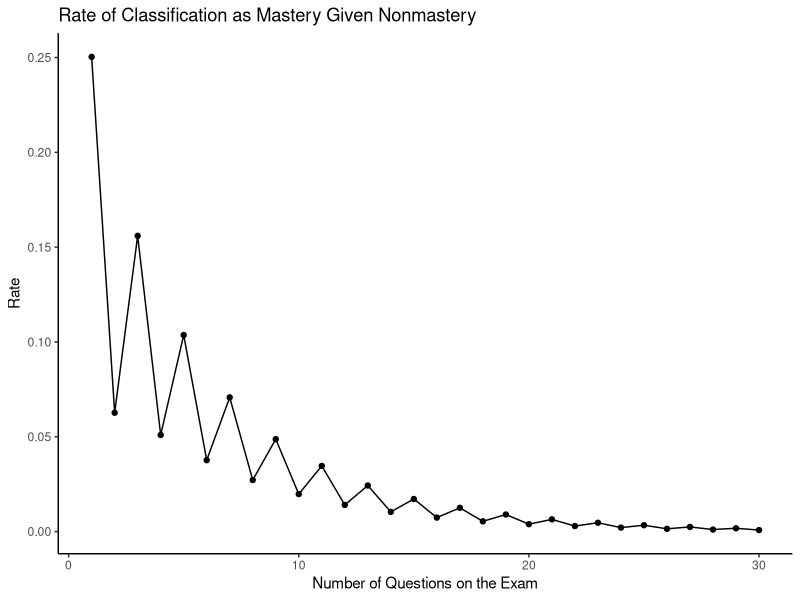
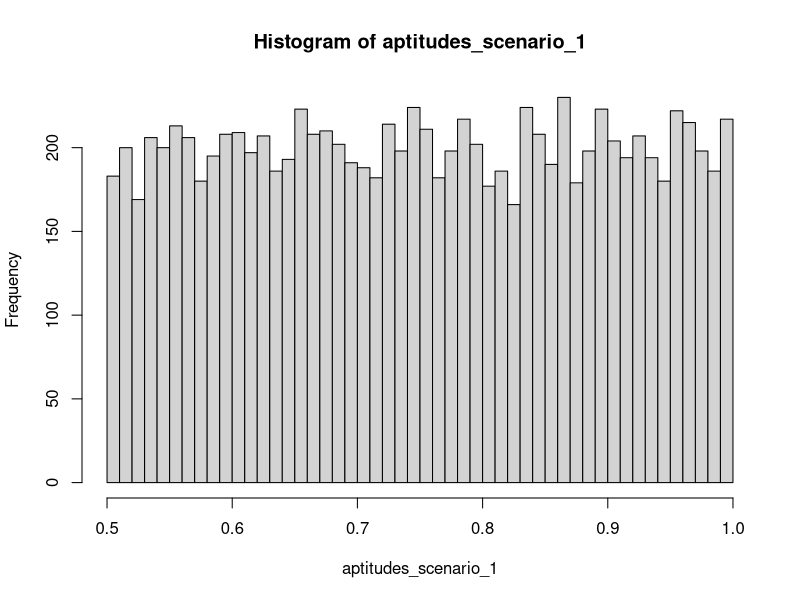
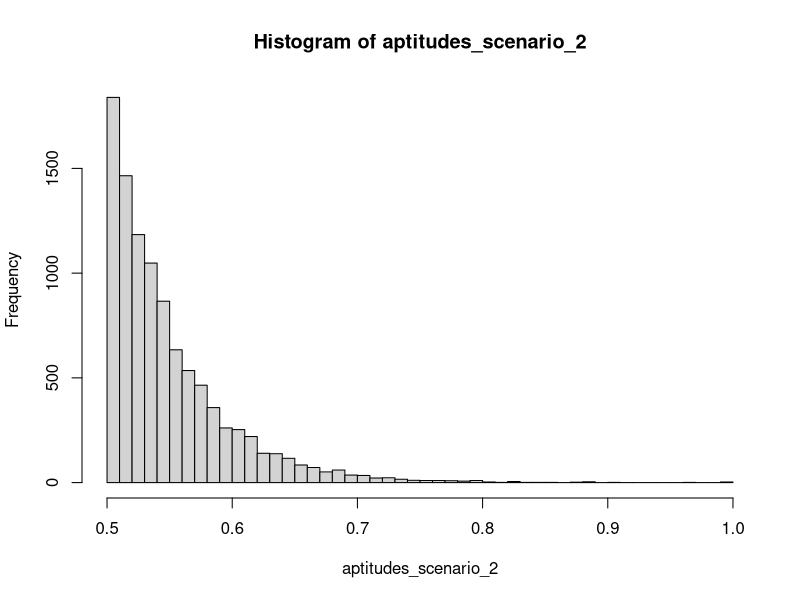
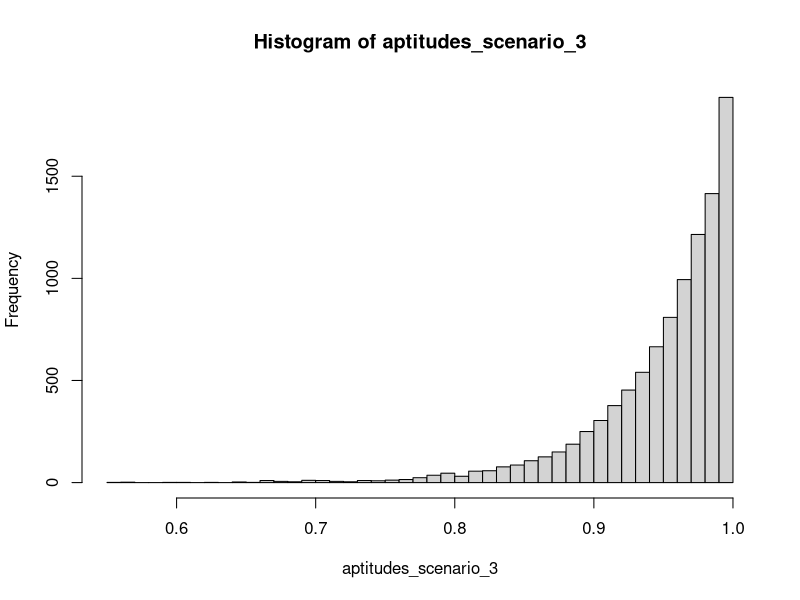
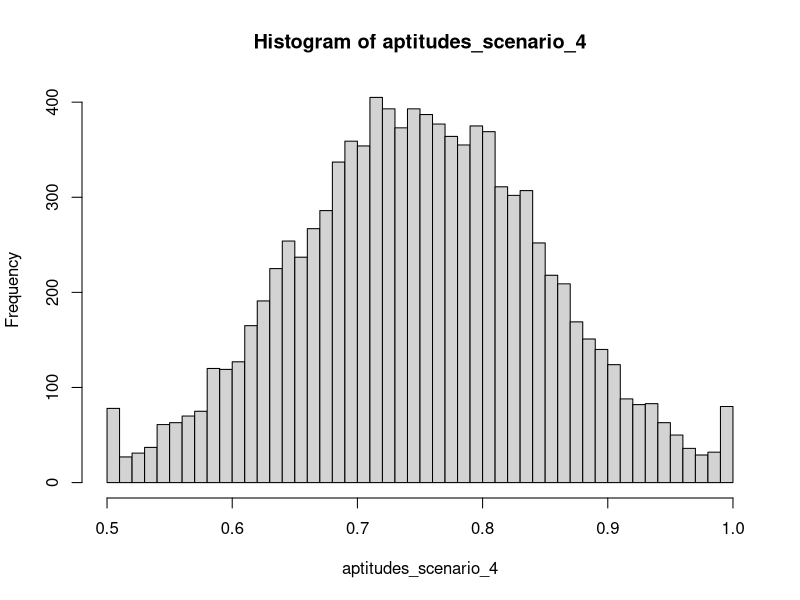
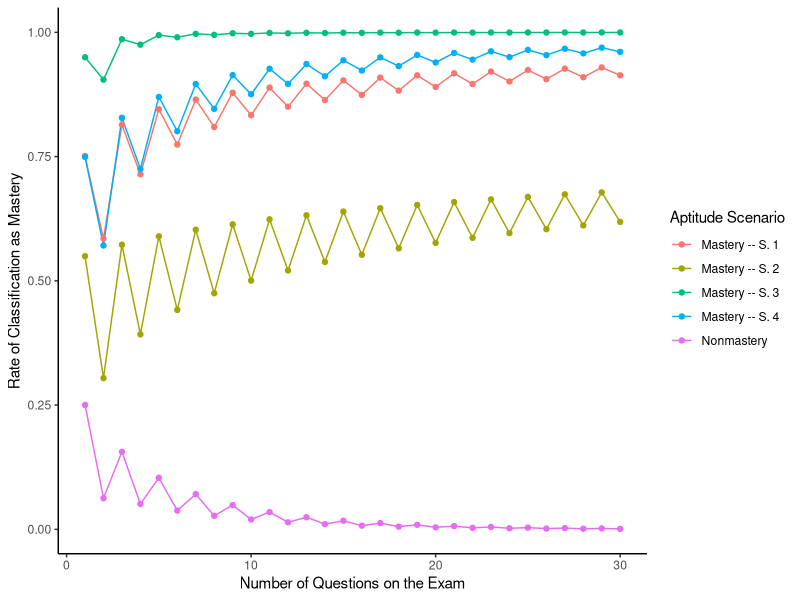
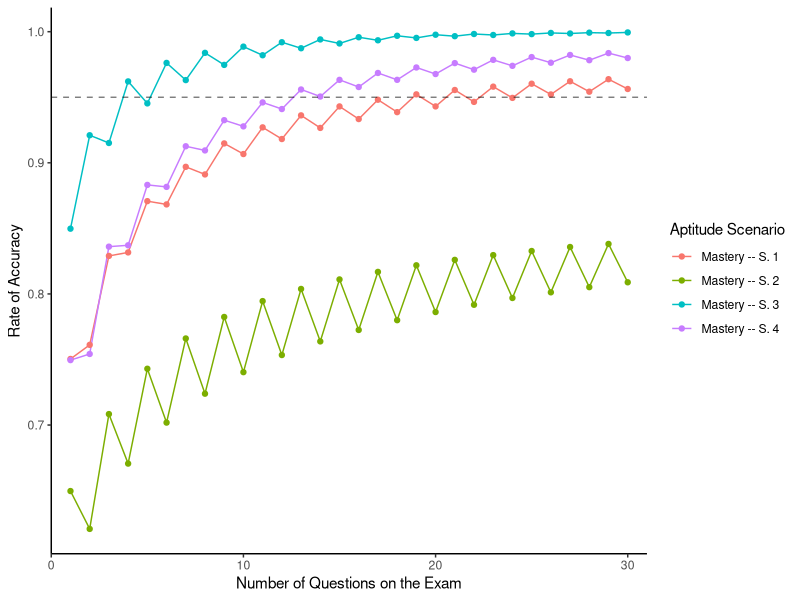

Reproduce these figures in R, in order.
## ---- chunk 1
accuracy <- function(p_cam_given_mastery, p_cam_given_nonmastery) {
  (1/2)*(1 + p_cam_given_mastery - p_cam_given_nonmastery)
}
## ---- chunk 2
rbinom(n = 10, size = 8, prob = 1/4)
## ---- chunk 3
library(ggplot2)
sims <- data.frame(num_questions = 1:30)
p_cam_given_nm <- function(q_count) sum(rbinom(n = 1e6, size = q_count, prob = 1/4) > (q_count/2))/(1e6)
sims$cam_given_nm_rate <- unlist(Map(p_cam_given_nm, sims$num_questions))
ggplot(data = sims, mapping = aes(x = num_questions, y = cam_given_nm_rate)) +
  geom_line() +
  geom_point() +
  ggtitle("Rate of Classification as Mastery Given Nonmastery") +
  ylab("Rate") +
  xlab("Number of Questions on the Exam") +
  theme_classic()
## ---- chunk 4
truncate_prob <- function(p) {
  too_low <- which(p < .5)
  too_high <- which(p > 1)
  if (length(too_low) > 0) {
    p[too_low] <- .5
  }
  if (length(too_high) > 0) {
    p[too_high] <- 1
  }
  return(p)
}
aptitudes_scenario_1 <- runif(n = 1e4, min = .5, max = 1)
aptitudes_scenario_2 <- truncate_prob(.5 + rexp(1e4)/20)
aptitudes_scenario_3 <- truncate_prob(1 - rexp(1e4)/20)
aptitudes_scenario_4 <- truncate_prob(rnorm(n = 1e4, mean = .75, sd = .1))
hist(aptitudes_scenario_1, breaks = 60)
hist(aptitudes_scenario_2, breaks = 60)
hist(aptitudes_scenario_3, breaks = 60)
hist(aptitudes_scenario_4, breaks = 60)
## ---- chunk 5
p_cam_given_m <- function(q_count, p) {
  sum(rbinom(n = 1e7, size = q_count, prob = p) > (q_count/2))/(1e7)
}
p_cam_given_m_s1 <- function(q_count) p_cam_given_m(q_count, p = aptitudes_scenario_1)
p_cam_given_m_s2 <- function(q_count) p_cam_given_m(q_count, p = aptitudes_scenario_2)
p_cam_given_m_s3 <- function(q_count) p_cam_given_m(q_count, p = aptitudes_scenario_3)
p_cam_given_m_s4 <- function(q_count) p_cam_given_m(q_count, p = aptitudes_scenario_4)
sims$cam_given_m_s1_rate <- Map(p_cam_given_m_s1, q_count = sims$num_questions)
sims$cam_given_m_s2_rate <- Map(p_cam_given_m_s2, q_count = sims$num_questions)
sims$cam_given_m_s3_rate <- Map(p_cam_given_m_s3, q_count = sims$num_questions)
sims$cam_given_m_s4_rate <- Map(p_cam_given_m_s4, q_count = sims$num_questions)
## ---- chunk 6
library(tidyr)
sims_long <- gather(sims, scenario, cam_rate, -num_questions)
sims_long$cam_rate <- unlist(sims_long$cam_rate)
sims_long$label <- ""
sims_long$label[sims_long$scenario == "cam_given_nm_rate"] <- "Nonmastery"
sims_long$label[sims_long$scenario == "cam_given_m_s1_rate"] <- "Mastery -- S. 1"
sims_long$label[sims_long$scenario == "cam_given_m_s2_rate"] <- "Mastery -- S. 2"
sims_long$label[sims_long$scenario == "cam_given_m_s3_rate"] <- "Mastery -- S. 3"
sims_long$label[sims_long$scenario == "cam_given_m_s4_rate"] <- "Mastery -- S. 4"
ggplot(data = sims_long, mapping = aes(x = num_questions, y = cam_rate, color = label)) +
  geom_line() +
  geom_point() +
  ylab("Rate of Classification as Mastery") +
  xlab("Number of Questions on the Exam") +
  guides(color = guide_legend("Aptitude Scenario")) +
  theme_classic()
## ---- chunk 7
accuracy
## ---- chunk 8
result <- cbind(sims_long[sims_long$scenario != "cam_given_nm_rate",], cam_rate_given_nonmastery = sims$cam_given_nm_rate)
result$accuracy <- accuracy(result$cam_rate, result$cam_rate_given_nonmastery)
ggplot(data = result, aes(num_questions, accuracy, color = label)) + 
  geom_line() +
  geom_point() +
  geom_hline(yintercept = .95, alpha = .5, linetype = "dashed") +
  #geom_segment(aes(x = 4, xend = 4, y = .5, yend = .96), alpha = .5, linetype = "dashed") +
  scale_x_continuous(expand = c(0,1)) +
  ylab("Rate of Accuracy") +
  xlab("Number of Questions on the Exam") +
  guides(color = guide_legend("Aptitude Scenario")) +
  theme_classic()
